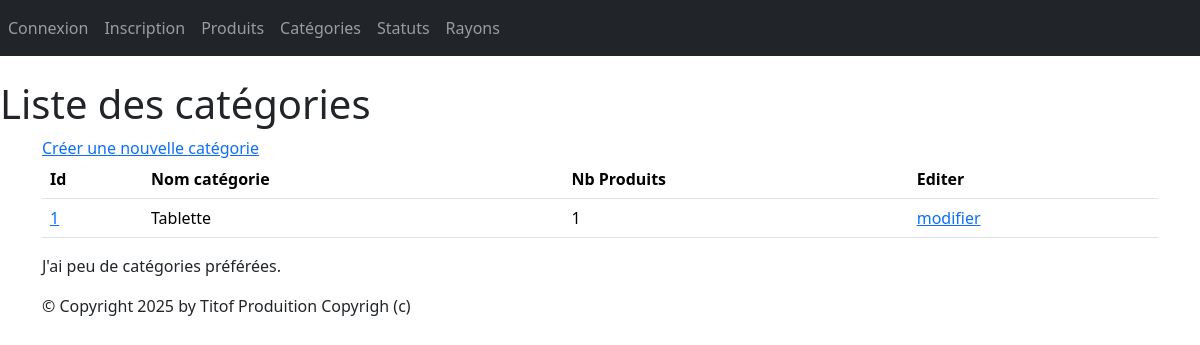
The app's page /monApp/categories/ with its own data.
### TutoDjango/monApp/models.py (models this page shows, shortened)
class Categorie(models.Model):
    idCat = models.AutoField(primary_key=True)
    nomCat = models.CharField(max_length=100)

### TutoDjango/monApp/views.py (the view)
# urls.py: path("categories/", views.CategorieListView.as_view(), name="lst_cats"),
class CategorieListView(ListView):
    model = Categorie
    template_name = "monApp/list_categories.html"
    context_object_name = "cats"
    def get_queryset(self):
        return Categorie.objects.annotate(nb_produits=Count('produits'))
    def get_context_data(self, **kwargs):
        context = super().get_context_data(**kwargs)
        context["titremenu"] = "Liste des catégories"
        return context

### TutoDjango/monApp/templates/monApp/list_categories.html
{% extends 'monApp/base.html' %}
{% block menu %}
    <h1>{{ titremenu }}</h1>
{% endblock %}
{% block contenu %}
    <a href="{% url 'crt_cat' %}">Créer une nouvelle catégorie</a>
    <table class="table">
        <thead>
            <tr>
                <th>Id</th>
                <th>Nom catégorie</th>
                <th>Nb Produits</th>
                <th>Editer</th>
            </tr>
        </thead>
        <tbody>
            {% for cat in cats %}
                <tr>
                    <td><a href="{% url 'dtl_cat' cat.idCat %}">{{ cat.idCat }}</a></td>
                    <td>{{ cat.nomCat }}</td>
                    <td>{{ cat.nb_produits }}</td>
                    <td><a href="{% url 'upd_cat' cat.idCat %}">modifier</a></td>
                </tr>
            {% endfor %}
        </tbody>
    </table>
    <p>
        J'ai
        {% if cats|length < 5 %}
            peu de
        {% elif cats|length < 10 %}
            quelques
        {% else %}
            beaucoup de
        {% endif %}
        catégories préférées.
    </p>
{% endblock %}

### TutoDjango/static/styles.css (style rules this page uses)
h1 { color:red }

### records on screen
Categorie: idCat "1", nomCat "Tablette", nb_produits "1"

### other values on screen
{{ titremenu }} "Liste des catégories"
